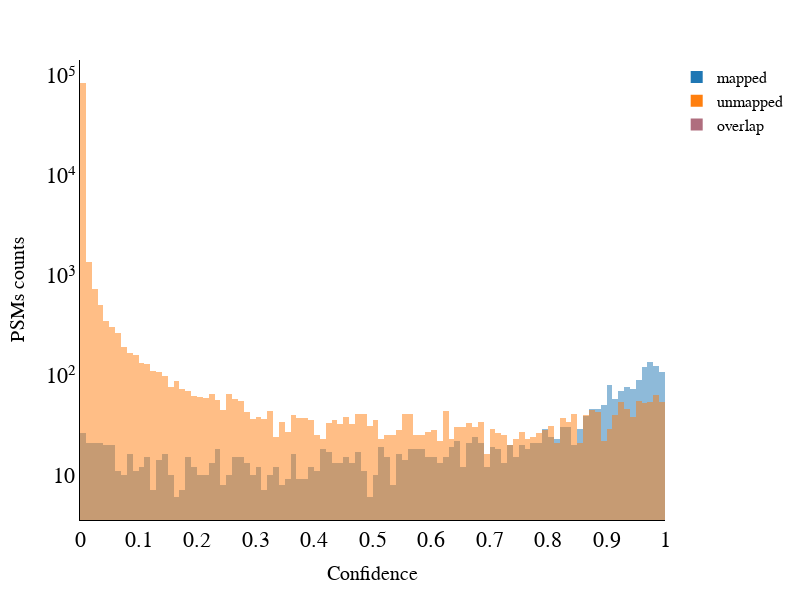

Notebook source saved alongside this figure:
### Code cell
importlib.reload(prep)

prep.plot_map_unmap_distribution(df, protein_norm, run, folder = "../figures", conf_lim=0, title = False)

### Figure 1 — Plotly figure (JSON) as saved in the notebook; plotly's stock layout.template omitted (floating-point values rounded to 4 significant figures; data arrays with more than 128 entries replaced by an {"elided": "..."} marker saying what was removed)
{"data": [{"bingroup": "x", "hovertemplate": "mapped=mapped<br>conf=%{x}<br>count=%{y}<extra></extra>", "legendgroup": "mapped", "marker": {"color": "#1f77b4", "opacity": 0.5, "pattern": {"shape": ""}}, "name": "mapped", "nbinsx": 50, "orientation": "v", "showlegend": true, "type": "histogram", "x": {"elided": "2431 float values"}, "xaxis": "x", "xbins": {"end": 1, "size": 0.01, "start": 0}, "yaxis": "y"}, {"bingroup": "x", "hovertemplate": "mapped=unmapped<br>conf=%{x}<br>count=%{y}<extra></extra>", "legendgroup": "unmapped", "marker": {"color": "#ff7f0e", "opacity": 0.5, "pattern": {"shape": ""}}, "name": "unmapped", "nbinsx": 50, "orientation": "v", "showlegend": true, "type": "histogram", "x": {"elided": "90650 float values"}, "xaxis": "x", "xbins": {"end": 1, "size": 0.01, "start": 0}, "yaxis": "y"}, {"marker": {"color": "#AF6E7E", "size": 12, "symbol": "square"}, "mode": "markers", "name": "overlap", "type": "scatter", "x": [null], "y": [null]}], "layout": {"barmode": "overlay", "font": {"color": "black", "family": "Arial,sans-serif", "size": 22}, "height": 600, "legend": {"font": {"size": 16}, "title": {"text": ""}, "tracegroupgap": 0}, "margin": {"t": 60}, "showlegend": true, "title": {"text": ""}, "width": 800, "xaxis": {"anchor": "y", "domain": [0, 1], "dtick": 0.1, "linecolor": "black", "linewidth": 1, "range": [0, 1], "showline": true, "title": {"font": {"size": 20}, "text": "Confidence"}}, "yaxis": {"anchor": "x", "domain": [0, 1], "gridcolor": "white", "gridwidth": 1, "linecolor": "black", "linewidth": 1, "mirror": false, "showgrid": false, "showline": true, "ticktext": ["10", "10²", "10³", "10⁴", "10⁵"], "tickvals": [10, 100, 1000, 10000, 100000], "title": {"font": {"size": 20}, "text": "PSMs counts"}, "type": "log"}}}
